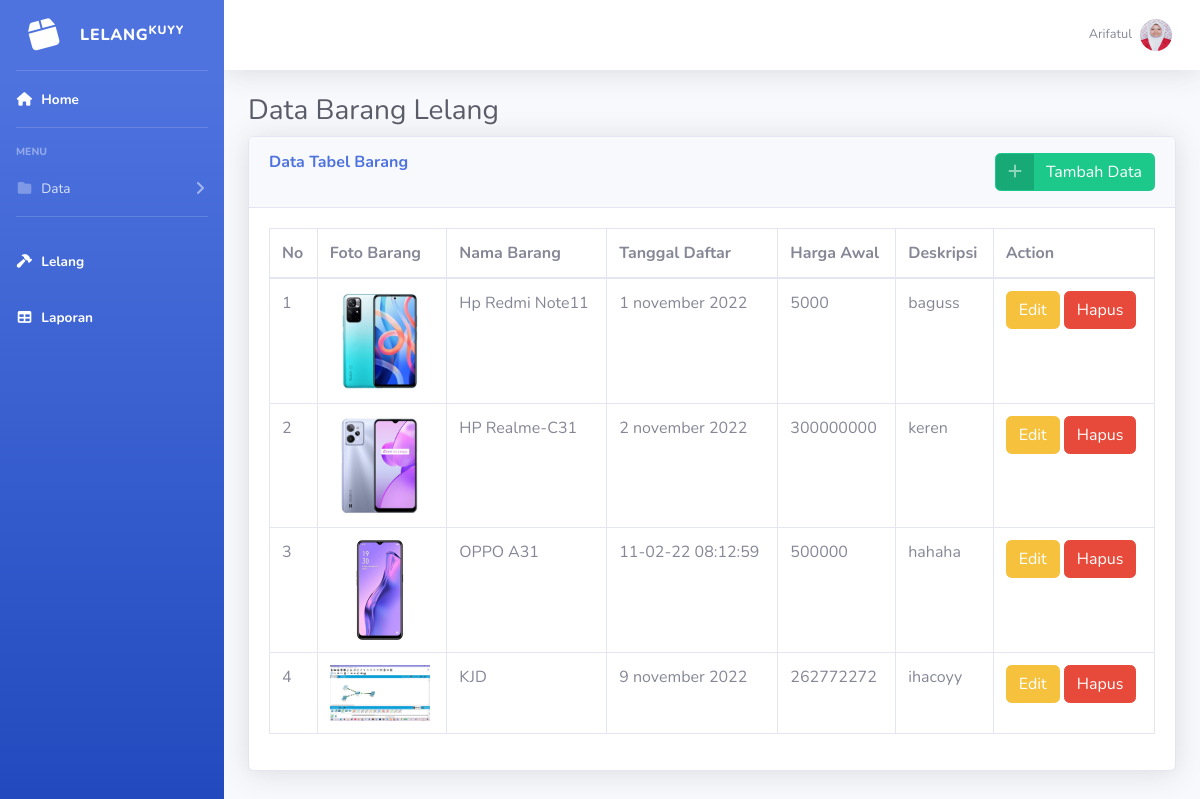
The app's page /petugas/barang.php (signed in) with its own data.
### tables this page shows
CREATE TABLE `barang` (
  `id` int(11) NOT NULL,
  `nama_barang` varchar(225) NOT NULL,
  `tgl_daftar` text NOT NULL,
  `tgl_exp` text NOT NULL,
  `harga_awal` int(11) NOT NULL,
  `deskripsi` text NOT NULL,
  `foto_barang` text NOT NULL,
  `status` enum('terbuka','terlelang','tertutup') NOT NULL
);

### petugas/barang.php (the view, shortened to what this page needs)
<!DOCTYPE html>
<html lang="en">
<head>
    <link href="../assets/vendor/fontawesome-free/css/all.min.css" rel="stylesheet" type="text/css">
    <link href="../assets/css/sb-admin-2.min.css" rel="stylesheet">
</head>
<body id="page-top">
    <div id="wrapper">
        <ul class="navbar-nav bg-gradient-primary sidebar sidebar-dark accordion" id="accordionSidebar">
            <a class="sidebar-brand d-flex align-items-center justify-content-center" href="index.php">
                <div class="sidebar-brand-icon rotate-n-15">
                <i class="fas fa-fw fa-box"></i>
                </div>
                <div class="sidebar-brand-text mx-3">LELANG<sup>KUYY</sup></div>
            </a>
            <hr class="sidebar-divider my-0">
            <li class="nav-item active">
                <a class="nav-link" href="index.php">
                    <i class="fas fa-fw fa-home"></i>
                    <span>Home</span></a>
            </li>
            <hr class="sidebar-divider">
            <div class="sidebar-heading">
                Menu
            </div>
            <li class="nav-item">
                <a class="nav-link collapsed" href="#" data-toggle="collapse" data-target="#collapseTwo"
                    aria-expanded="true" aria-controls="collapseTwo">
                    <i class="fas fa-fw fa-folder"></i>
                    <span>Data</span>
                </a>
            </li>
                        <hr class="sidebar-divider">
<li class="nav-item active">
    <a class="nav-link" href="lelang.php">
        <i class="fas fa-fw fa-hammer"></i>
        <span>Lelang</span></a>
</li>
<li class="nav-item active">
    <a class="nav-link" href="laporan.php">
        <i class="fas fa-fw fa-table"></i>
        <span>Laporan</span></a>
</li>
        </ul>
        <div id="content-wrapper" class="d-flex flex-column">
            <div id="content">
                <nav class="navbar navbar-expand navbar-light bg-white topbar mb-4 static-top shadow">
                    <ul class="navbar-nav ml-auto">
                        <li class="nav-item dropdown no-arrow">
                            <a class="nav-link dropdown-toggle" href="" id="userDropdown" role="button"
                                data-toggle="dropdown" aria-haspopup="true" aria-expanded="false">
                                <span class="mr-2 d-none d-lg-inline text-gray-600 small"><?php echo $_SESSION['username']?></span>
                                <img class="img-profile rounded-circle"
                                src="../assets/img/FotoSMK.JPG">
                            </a>
                        </li>
                    </ul>
                </nav>
                <div class="container-fluid">
                    <h1 class="h3 mb-2 text-gray-800">Data Barang Lelang   </h1>
                    <div class="card shadow mb-4">
                        <div class="card-header py-3">
                        <button type="button" class="btn btn-success btn-icon-split" style="float: right;" data-toggle="modal" data-target="#TambahModal">
                                        <span class="icon text-white-50">
                                            <i class="fas fa-plus"></i>
                                        </span>
                                        <span class="text">Tambah Data</span>
                            </button>
                            <h6 class="m-0 font-weight-bold text-primary">Data Tabel Barang</h6>
                        </div>
                        <div class="card-body">
                            <div class="table-responsive">
                            <table class="table table-bordered" id="dataTable" width="100%" cellspacing="0">
                            <thead>
                                        <tr>
                                            <th>No</th>
                                            <th>Foto Barang</th>
                                            <th>Nama Barang</th>
                                            <th>Tanggal Daftar</th>
                                            <th>Harga Awal</th>
                                            <th>Deskripsi</th>
                                            <th>Action</th>
                                        </tr>
                                        </thead>
                                        <tbody>
                                        <?php
                                        include "../koneksi.php";
                                        $barang = mysqli_query($conn,"SELECT * FROM barang ");
                                        $no = 0;
                                        while ($data = mysqli_fetch_array($barang)) {
                                        $no++;
                                        $foto_barang = $data['foto_barang'];
                                        ?>
                                        <tr>
                                            <td><?php echo $no?></td>
                                            <td><img src="../assets/img/<?php echo $foto_barang ?>" style="width: 100px; text-align:center;" alt=""></td>
                                            <td><?=$data['nama_barang']?></td>
                                            <td><?=$data['tgl_daftar']?></td>
                                            <td><?=$data['harga_awal']?></td>
                                            <td><?=$data['deskripsi']?></td>
                                            <td>
                                                <form action="" method="post">
                                            <button type="button" class="btn btn-warning" data-toggle="modal" data-target="#EditModal<?php echo $data['id']; ?>">
                                            Edit
                                            </button>
                                            <input type="submit" name="hapus" value="Hapus"class="btn btn-danger" onclick="return confirm('Are you sure you want to delete this item?')">
                                            </form>
                                            </td>
                                        </tr>
                                        <?php
                                    }
                                    ?>
                                    </tbody>
                                </table>
                            </div>
                        </div>
                    </div>
         </div>
            </div>
        </div>
    </div>
</body>
</html>

### records on screen
barang: foto_barang (picture), nama_barang "Hp Redmi Note11", tgl_daftar "1 november 2022", harga_awal "5000", deskripsi "baguss"
barang: foto_barang (picture), nama_barang "HP Realme-C31", tgl_daftar "2 november 2022", harga_awal "300000000", deskripsi "keren"
barang: foto_barang (picture), nama_barang "OPPO A31", tgl_daftar "11-02-22 08:12:59", harga_awal "500000", deskripsi "hahaha"
barang: foto_barang (picture), nama_barang "KJD", tgl_daftar "9 november 2022", harga_awal "262772272", deskripsi "ihacoyy"

### other values on screen
$_SESSION['username'] "Arifatul"
